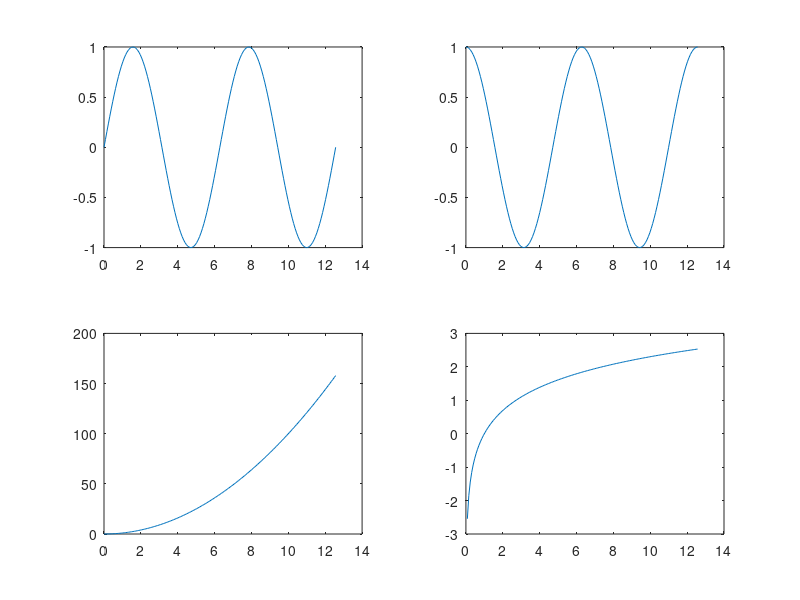

The MATLAB source for this figure:
clear all

x = 0 : pi/40 : 4*pi;

subplot( 2, 2, 1 );
plot( x, sin(x) );
subplot( 2, 2, 2 );
plot( x, cos(x) );
subplot( 2, 2, 3 );
plot( x, x.^2 );
subplot( 2, 2, 4 );
plot( x, log(x) );
